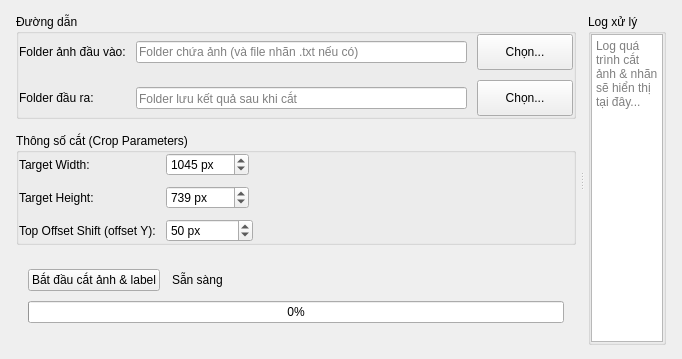
      <widget class="QWidget" name="tabCrop">
       <attribute name="title">
        <string>   Convert Image Dimensions &amp;&amp; Label    </string>
       </attribute>
       <layout class="QVBoxLayout" name="cropLayout">
        <property name="spacing">
         <number>8</number>
        </property>
        <property name="leftMargin">
         <number>16</number>
        </property>
        <property name="topMargin">
         <number>14</number>
        </property>
        <property name="rightMargin">
         <number>16</number>
        </property>
        <property name="bottomMargin">
         <number>14</number>
        </property>
        <item>
         <widget class="QSplitter" name="splitterCrop">
          <property name="orientation">
           <enum>Qt::Horizontal</enum>
          </property>
          <property name="handleWidth">
           <number>12</number>
          </property>
          <property name="childrenCollapsible">
           <bool>false</bool>
          </property>
          <widget class="QWidget" name="panelCropLeft">
           <property name="sizePolicy">
            <sizepolicy hsizetype="Preferred" vsizetype="Expanding">
             <horstretch>2</horstretch>
             <verstretch>0</verstretch>
            </sizepolicy>
           </property>
           <property name="minimumSize">
            <size>
             <width>560</width>
             <height>0</height>
            </size>
           </property>
           <layout class="QVBoxLayout" name="cropLeftLayout">
            <property name="spacing">
             <number>14</number>
            </property>
            <property name="leftMargin">
             <number>0</number>
            </property>
            <property name="topMargin">
             <number>0</number>
            </property>
            <property name="rightMargin">
             <number>0</number>
            </property>
            <property name="bottomMargin">
             <number>0</number>
            </property>
            <item>
             <widget class="QGroupBox" name="groupCropPath">
              <property name="title">
               <string>Đường dẫn</string>
              </property>
              <layout class="QGridLayout" name="cropPathGrid" columnstretch="0,1,0">
               <property name="leftMargin">
                <number>0</number>
               </property>
               <property name="topMargin">
                <number>0</number>
               </property>
               <property name="rightMargin">
                <number>0</number>
               </property>
               <property name="bottomMargin">
                <number>0</number>
               </property>
               <property name="spacing">
                <number>10</number>
               </property>
               <item row="0" column="0">
                <widget class="QLabel" name="lblCropInput">
                 <property name="text">
                  <string>Folder ảnh đầu vào:</string>
                 </property>
                </widget>
               </item>
               <item row="0" column="1">
                <widget class="QLineEdit" name="editCropInput">
                 <property name="placeholderText">
                  <string>Folder chứa ảnh (và file nhãn .txt nếu có)</string>
                 </property>
                 <property name="clearButtonEnabled">
                  <bool>true</bool>
                 </property>
                </widget>
               </item>
               <item row="0" column="2">
                <widget class="QPushButton" name="btnBrowseCropInput">
                 <property name="minimumSize">
                  <size>
                   <width>96</width>
                   <height>36</height>
                  </size>
                 </property>
                 <property name="cursor">
                  <cursorShape>PointingHandCursor</cursorShape>
                 </property>
                 <property name="text">
                  <string>Chọn...</string>
                 </property>
                </widget>
               </item>
               <item row="1" column="0">
                <widget class="QLabel" name="lblCropOutput">
                 <property name="text">
                  <string>Folder đầu ra:</string>
                 </property>
                </widget>
               </item>
               <item row="1" column="1">
                <widget class="QLineEdit" name="editCropOutput">
                 <property name="placeholderText">
                  <string>Folder lưu kết quả sau khi cắt</string>
                 </property>
                 <property name="clearButtonEnabled">
                  <bool>true</bool>
                 </property>
                </widget>
               </item>
               <item row="1" column="2">
                <widget class="QPushButton" name="btnBrowseCropOutput">
                 <property name="minimumSize">
                  <size>
                   <width>96</width>
                   <height>36</height>
                  </size>
                 </property>
                 <property name="cursor">
                  <cursorShape>PointingHandCursor</cursorShape>
                 </property>
                 <property name="text">
                  <string>Chọn...</string>
                 </property>
                </widget>
               </item>
              </layout>
             </widget>
            </item>
            <item>
             <widget class="QGroupBox" name="groupCropParams">
              <property name="title">
               <string>Thông số cắt (Crop Parameters)</string>
              </property>
              <layout class="QGridLayout" name="cropParamGrid" columnstretch="0,1">
               <property name="leftMargin">
                <number>0</number>
               </property>
               <property name="topMargin">
                <number>0</number>
               </property>
               <property name="rightMargin">
                <number>0</number>
               </property>
               <property name="bottomMargin">
                <number>0</number>
               </property>
               <property name="spacing">
                <number>10</number>
               </property>
               <item row="0" column="0">
                <widget class="QLabel" name="lblCropW">
                 <property name="text">
                  <string>Target Width:</string>
                 </property>
                </widget>
               </item>
               <item row="0" column="1" alignment="Qt::AlignLeft">
                <widget class="QSpinBox" name="spinCropWidth">
                 <property name="maximumSize">
                  <size>
                   <width>180</width>
                   <height>16777215</height>
                  </size>
                 </property>
                 <property name="suffix">
                  <string> px</string>
                 </property>
                 <property name="minimum">
                  <number>1</number>
                 </property>
                 <property name="maximum">
                  <number>100000</number>
                 </property>
                 <property name="singleStep">
                  <number>1</number>
                 </property>
                 <property name="value">
                  <number>1045</number>
                 </property>
                 <property name="groupSeparatorShown" stdset="0">
                  <bool>false</bool>
                 </property>
                </widget>
               </item>
               <item row="1" column="0">
                <widget class="QLabel" name="lblCropH">
                 <property name="text">
                  <string>Target Height:</string>
                 </property>
                </widget>
               </item>
               <item row="1" column="1" alignment="Qt::AlignLeft">
                <widget class="QSpinBox" name="spinCropHeight">
                 <property name="maximumSize">
                  <size>
                   <width>180</width>
                   <height>16777215</height>
                  </size>
                 </property>
                 <property name="suffix">
                  <string> px</string>
                 </property>
                 <property name="minimum">
                  <number>1</number>
                 </property>
                 <property name="maximum">
                  <number>100000</number>
                 </property>
                 <property name="singleStep">
                  <number>1</number>
                 </property>
                 <property name="value">
                  <number>739</number>
                 </property>
                 <property name="groupSeparatorShown" stdset="0">
                  <bool>false</bool>
                 </property>
                </widget>
               </item>
               <item row="2" column="0">
                <widget class="QLabel" name="lblCropOffset">
                 <property name="text">
                  <string>Top Offset Shift (offset Y):</string>
                 </property>
                </widget>
               </item>
               <item row="2" column="1" alignment="Qt::AlignLeft">
                <widget class="QSpinBox" name="spinCropOffset">
                 <property name="maximumSize">
                  <size>
                   <width>180</width>
                   <height>16777215</height>
                  </size>
                 </property>
                 <property name="suffix">
                  <string> px</string>
                 </property>
                 <property name="minimum">
                  <number>-100000</number>
                 </property>
                 <property name="maximum">
                  <number>100000</number>
                 </property>
                 <property name="singleStep">
                  <number>1</number>
                 </property>
                 <property name="value">
                  <number>50</number>
                 </property>
                 <property name="groupSeparatorShown" stdset="0">
                  <bool>false</bool>
                 </property>
                </widget>
               </item>
              </layout>
             </widget>
            </item>
            <item>
             <widget class="QFrame" name="actionBarCrop">
              <property name="frameShape">
               <enum>QFrame::NoFrame</enum>
              </property>
              <property name="role" stdset="0">
               <string notr="true">card</string>
              </property>
              <layout class="QVBoxLayout" name="actionBarCropLayout">
               <property name="spacing">
                <number>10</number>
               </property>
               <property name="leftMargin">
                <number>12</number>
               </property>
               <property name="topMargin">
                <number>10</number>
               </property>
               <property name="rightMargin">
                <number>12</number>
               </property>
               <property name="bottomMargin">
                <number>12</number>
               </property>
               <item>
                <layout class="QHBoxLayout" name="cropActionRow" stretch="0,1">
                 <property name="spacing">
                  <number>12</number>
                 </property>
                 <property name="leftMargin">
                  <number>0</number>
                 </property>
                 <property name="topMargin">
                  <number>0</number>
                 </property>
                 <property name="rightMargin">
                  <number>0</number>
                 </property>
                 <property name="bottomMargin">
                  <number>0</number>
                 </property>
                 <item>
                  <widget class="QPushButton" name="btnCropStart">
                   <property name="cursor">
                    <cursorShape>PointingHandCursor</cursorShape>
                   </property>
                   <property name="text">
                    <string>Bắt đầu cắt ảnh &amp;&amp; label</string>
                   </property>
                   <property name="role" stdset="0">
                    <string notr="true">primary</string>
                   </property>
                  </widget>
                 </item>
                 <item>
                  <widget class="QLabel" name="lblCropStatus">
                   <property name="sizePolicy">
                    <sizepolicy hsizetype="Expanding" vsizetype="Preferred">
                     <horstretch>0</horstretch>
                     <verstretch>0</verstretch>
                    </sizepolicy>
                   </property>
                   <property name="text">
                    <string>Sẵn sàng</string>
                   </property>
                   <property name="role" stdset="0">
                    <string notr="true">status-neutral</string>
                   </property>
                  </widget>
                 </item>
                </layout>
               </item>
               <item>
                <widget class="QProgressBar" name="progressCrop">
                 <property name="value">
                  <number>0</number>
                 </property>
                 <property name="textVisible">
                  <bool>true</bool>
                 </property>
                </widget>
               </item>
              </layout>
             </widget>
            </item>
            <item>
             <spacer name="cropSpacer">
              <property name="orientation">
               <enum>Qt::Vertical</enum>
              </property>
              <property name="sizeType">
               <enum>QSizePolicy::Expanding</enum>
              </property>
              <property name="sizeHint" stdset="0">
               <size>
                <width>20</width>
                <height>10</height>
               </size>
              </property>
             </spacer>
            </item>
           </layout>
          </widget>
          <widget class="QGroupBox" name="groupCropLog">
           <property name="sizePolicy">
            <sizepolicy hsizetype="Expanding" vsizetype="Expanding">
             <horstretch>3</horstretch>
             <verstretch>0</verstretch>
            </sizepolicy>
           </property>
           <property name="title">
            <string>Log xử lý</string>
           </property>
           <layout class="QVBoxLayout" name="cropLogLayout">
            <property name="spacing">
             <number>8</number>
            </property>
            <property name="leftMargin">
             <number>0</number>
            </property>
            <property name="topMargin">
             <number>0</number>
            </property>
            <property name="rightMargin">
             <number>0</number>
            </property>
            <property name="bottomMargin">
             <number>0</number>
            </property>
            <item>
             <widget class="QPlainTextEdit" name="txtCropLog">
              <property name="lineWrapMode">
               <enum>QPlainTextEdit::WidgetWidth</enum>
              </property>
              <property name="readOnly">
               <bool>true</bool>
              </property>
              <property name="placeholderText">
               <string>Log quá trình cắt ảnh &amp; nhãn sẽ hiển thị tại đây...</string>
              </property>
             </widget>
            </item>
           </layout>
          </widget>
         </widget>
        </item>
       </layout>
      </widget>
